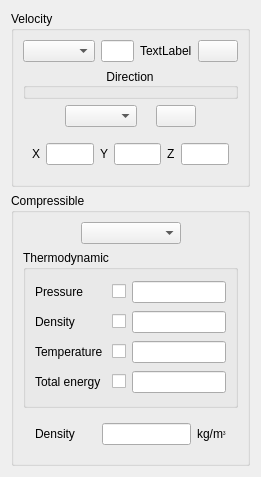
<?xml version="1.0" encoding="UTF-8"?>
<ui version="4.0">
 <class>BoundaryConditionsVelocityInletForm</class>
 <widget class="QWidget" name="BoundaryConditionsVelocityInletForm">
  <property name="geometry">
   <rect>
    <x>0</x>
    <y>0</y>
    <width>261</width>
    <height>471</height>
   </rect>
  </property>
  <property name="windowTitle">
   <string>Form</string>
  </property>
  <layout class="QGridLayout" name="gridLayout_4">
   <item row="0" column="0">
    <widget class="QGroupBox" name="groupBoxVelocity">
     <property name="title">
      <string>Velocity</string>
     </property>
     <layout class="QVBoxLayout" name="verticalLayout">
      <item>
       <layout class="QHBoxLayout" name="horizontalLayout_4">
        <item>
         <spacer>
          <property name="orientation">
           <enum>Qt::Horizontal</enum>
          </property>
          <property name="sizeHint" stdset="0">
           <size>
            <width>16</width>
            <height>20</height>
           </size>
          </property>
         </spacer>
        </item>
        <item>
         <layout class="QHBoxLayout" name="horizontalLayout_3">
          <item>
           <widget class="QComboBox" name="comboBoxVelocity"/>
          </item>
          <item>
           <widget class="QLineEdit" name="lineEditVelocity"/>
          </item>
          <item>
           <widget class="QLabel" name="labelUnitVelocity">
            <property name="text">
             <string>TextLabel</string>
            </property>
           </widget>
          </item>
          <item>
           <spacer name="horizontalSpacer">
            <property name="orientation">
             <enum>Qt::Horizontal</enum>
            </property>
            <property name="sizeHint" stdset="0">
             <size>
              <width>17</width>
              <height>20</height>
             </size>
            </property>
           </spacer>
          </item>
          <item>
           <widget class="QPushButton" name="pushButtonVelocityFormula">
            <property name="text">
             <string/>
            </property>
            <property name="icon">
             <iconset resource="resources_pages.qrc">
              <normaloff>:/new/prefix1/icons/22x22/edit-find-replace.png</normaloff>:/new/prefix1/icons/22x22/edit-find-replace.png</iconset>
            </property>
            <property name="iconSize">
             <size>
              <width>22</width>
              <height>22</height>
             </size>
            </property>
           </widget>
          </item>
         </layout>
        </item>
        <item>
         <spacer>
          <property name="orientation">
           <enum>Qt::Horizontal</enum>
          </property>
          <property name="sizeHint" stdset="0">
           <size>
            <width>20</width>
            <height>22</height>
           </size>
          </property>
         </spacer>
        </item>
       </layout>
      </item>
      <item>
       <widget class="QGroupBox" name="groupBox">
        <property name="title">
         <string>Direction</string>
        </property>
        <property name="alignment">
         <set>Qt::AlignCenter</set>
        </property>
        <property name="flat">
         <bool>true</bool>
        </property>
       </widget>
      </item>
      <item>
       <layout class="QHBoxLayout" name="horizontalLayout_2">
        <item>
         <spacer name="horizontalSpacer_2">
          <property name="orientation">
           <enum>Qt::Horizontal</enum>
          </property>
          <property name="sizeHint" stdset="0">
           <size>
            <width>40</width>
            <height>20</height>
           </size>
          </property>
         </spacer>
        </item>
        <item>
         <layout class="QHBoxLayout" name="horizontalLayout">
          <item>
           <widget class="QComboBox" name="comboBoxDirection"/>
          </item>
          <item>
           <spacer name="horizontalSpacer_3">
            <property name="orientation">
             <enum>Qt::Horizontal</enum>
            </property>
            <property name="sizeHint" stdset="0">
             <size>
              <width>13</width>
              <height>20</height>
             </size>
            </property>
           </spacer>
          </item>
          <item>
           <widget class="QPushButton" name="pushButtonDirectionFormula">
            <property name="text">
             <string/>
            </property>
            <property name="icon">
             <iconset resource="resources_pages.qrc">
              <normaloff>:/new/prefix1/icons/22x22/edit-find-replace.png</normaloff>:/new/prefix1/icons/22x22/edit-find-replace.png</iconset>
            </property>
            <property name="iconSize">
             <size>
              <width>22</width>
              <height>22</height>
             </size>
            </property>
           </widget>
          </item>
         </layout>
        </item>
        <item>
         <spacer name="horizontalSpacer_4">
          <property name="orientation">
           <enum>Qt::Horizontal</enum>
          </property>
          <property name="sizeHint" stdset="0">
           <size>
            <width>40</width>
            <height>20</height>
           </size>
          </property>
         </spacer>
        </item>
       </layout>
      </item>
      <item>
       <widget class="QFrame" name="frameDirectionCoordinates">
        <property name="minimumSize">
         <size>
          <width>16</width>
          <height>42</height>
         </size>
        </property>
        <property name="frameShape">
         <enum>QFrame::NoFrame</enum>
        </property>
        <property name="frameShadow">
         <enum>QFrame::Raised</enum>
        </property>
        <property name="lineWidth">
         <number>0</number>
        </property>
        <layout class="QHBoxLayout" name="_4">
         <item>
          <spacer>
           <property name="orientation">
            <enum>Qt::Horizontal</enum>
           </property>
           <property name="sizeHint" stdset="0">
            <size>
             <width>21</width>
             <height>20</height>
            </size>
           </property>
          </spacer>
         </item>
         <item>
          <layout class="QHBoxLayout" name="_5">
           <item>
            <widget class="QLabel" name="labelXVelocity">
             <property name="text">
              <string>X</string>
             </property>
            </widget>
           </item>
           <item>
            <widget class="QLineEdit" name="lineEditDirectionX">
             <property name="maximumSize">
              <size>
               <width>80</width>
               <height>16777215</height>
              </size>
             </property>
            </widget>
           </item>
           <item>
            <spacer>
             <property name="orientation">
              <enum>Qt::Horizontal</enum>
             </property>
             <property name="sizeHint" stdset="0">
              <size>
               <width>20</width>
               <height>20</height>
              </size>
             </property>
            </spacer>
           </item>
           <item>
            <widget class="QLabel" name="labelYVelocity">
             <property name="text">
              <string>Y</string>
             </property>
            </widget>
           </item>
           <item>
            <widget class="QLineEdit" name="lineEditDirectionY">
             <property name="maximumSize">
              <size>
               <width>80</width>
               <height>16777215</height>
              </size>
             </property>
            </widget>
           </item>
           <item>
            <spacer>
             <property name="orientation">
              <enum>Qt::Horizontal</enum>
             </property>
             <property name="sizeHint" stdset="0">
              <size>
               <width>16</width>
               <height>16</height>
              </size>
             </property>
            </spacer>
           </item>
           <item>
            <widget class="QLabel" name="labelZVelocity">
             <property name="text">
              <string>Z</string>
             </property>
            </widget>
           </item>
           <item>
            <widget class="QLineEdit" name="lineEditDirectionZ">
             <property name="maximumSize">
              <size>
               <width>80</width>
               <height>16777215</height>
              </size>
             </property>
            </widget>
           </item>
          </layout>
         </item>
         <item>
          <spacer>
           <property name="orientation">
            <enum>Qt::Horizontal</enum>
           </property>
           <property name="sizeHint" stdset="0">
            <size>
             <width>40</width>
             <height>20</height>
            </size>
           </property>
          </spacer>
         </item>
        </layout>
       </widget>
      </item>
     </layout>
    </widget>
   </item>
   <item row="1" column="0">
    <widget class="QGroupBox" name="groupBoxCompressible">
     <property name="title">
      <string>Compressible</string>
     </property>
     <layout class="QGridLayout" name="gridLayout_3">
      <item row="0" column="0">
       <layout class="QVBoxLayout" name="verticalLayout_2">
        <item>
         <layout class="QGridLayout" name="_2">
          <property name="margin">
           <number>0</number>
          </property>
          <property name="spacing">
           <number>6</number>
          </property>
          <item row="0" column="0">
           <spacer>
            <property name="orientation">
             <enum>Qt::Horizontal</enum>
            </property>
            <property name="sizeHint" stdset="0">
             <size>
              <width>40</width>
              <height>20</height>
             </size>
            </property>
           </spacer>
          </item>
          <item row="0" column="2">
           <spacer>
            <property name="orientation">
             <enum>Qt::Horizontal</enum>
            </property>
            <property name="sizeHint" stdset="0">
             <size>
              <width>40</width>
              <height>20</height>
             </size>
            </property>
           </spacer>
          </item>
          <item row="0" column="1">
           <widget class="QComboBox" name="comboBoxTypeInlet">
            <property name="minimumSize">
             <size>
              <width>100</width>
              <height>0</height>
             </size>
            </property>
           </widget>
          </item>
         </layout>
        </item>
        <item>
         <widget class="QGroupBox" name="groupBoxThermodynamic">
          <property name="title">
           <string>Thermodynamic</string>
          </property>
          <layout class="QGridLayout" name="gridLayout_2">
           <item row="0" column="0">
            <spacer name="spacer">
             <property name="orientation">
              <enum>Qt::Horizontal</enum>
             </property>
             <property name="sizeHint" stdset="0">
              <size>
               <width>0</width>
               <height>117</height>
              </size>
             </property>
            </spacer>
           </item>
           <item row="0" column="1">
            <layout class="QGridLayout" name="gridLayout">
             <item row="0" column="0">
              <widget class="QLabel" name="labelPressure">
               <property name="text">
                <string>Pressure</string>
               </property>
              </widget>
             </item>
             <item row="0" column="1">
              <spacer>
               <property name="orientation">
                <enum>Qt::Horizontal</enum>
               </property>
               <property name="sizeHint" stdset="0">
                <size>
                 <width>17</width>
                 <height>22</height>
                </size>
               </property>
              </spacer>
             </item>
             <item row="0" column="2">
              <widget class="QCheckBox" name="checkBoxPressure">
               <property name="text">
                <string/>
               </property>
              </widget>
             </item>
             <item row="0" column="3">
              <widget class="QLineEdit" name="lineEditPressure"/>
             </item>
             <item row="1" column="0">
              <widget class="QLabel" name="labelDensity">
               <property name="text">
                <string>Density</string>
               </property>
              </widget>
             </item>
             <item row="1" column="1">
              <spacer>
               <property name="orientation">
                <enum>Qt::Horizontal</enum>
               </property>
               <property name="sizeHint" stdset="0">
                <size>
                 <width>17</width>
                 <height>22</height>
                </size>
               </property>
              </spacer>
             </item>
             <item row="1" column="2">
              <widget class="QCheckBox" name="checkBoxDensity">
               <property name="text">
                <string/>
               </property>
              </widget>
             </item>
             <item row="1" column="3">
              <widget class="QLineEdit" name="lineEditDensity"/>
             </item>
             <item row="2" column="0">
              <widget class="QLabel" name="labelTemperature">
               <property name="text">
                <string>Temperature</string>
               </property>
              </widget>
             </item>
             <item row="2" column="1">
              <spacer>
               <property name="orientation">
                <enum>Qt::Horizontal</enum>
               </property>
               <property name="sizeHint" stdset="0">
                <size>
                 <width>17</width>
                 <height>22</height>
                </size>
               </property>
              </spacer>
             </item>
             <item row="2" column="2">
              <widget class="QCheckBox" name="checkBoxTemperature">
               <property name="text">
                <string/>
               </property>
              </widget>
             </item>
             <item row="2" column="3">
              <widget class="QLineEdit" name="lineEditTemperature"/>
             </item>
             <item row="3" column="0">
              <widget class="QLabel" name="labelEnergy">
               <property name="text">
                <string>Total energy</string>
               </property>
              </widget>
             </item>
             <item row="3" column="1">
              <spacer>
               <property name="orientation">
                <enum>Qt::Horizontal</enum>
               </property>
               <property name="sizeHint" stdset="0">
                <size>
                 <width>17</width>
                 <height>22</height>
                </size>
               </property>
              </spacer>
             </item>
             <item row="3" column="2">
              <widget class="QCheckBox" name="checkBoxEnergy">
               <property name="text">
                <string/>
               </property>
              </widget>
             </item>
             <item row="3" column="3">
              <widget class="QLineEdit" name="lineEditEnergy"/>
             </item>
            </layout>
           </item>
           <item row="0" column="2">
            <spacer>
             <property name="orientation">
              <enum>Qt::Horizontal</enum>
             </property>
             <property name="sizeHint" stdset="0">
              <size>
               <width>20</width>
               <height>117</height>
              </size>
             </property>
            </spacer>
           </item>
          </layout>
         </widget>
        </item>
        <item>
         <widget class="QFrame" name="frameDensity">
          <property name="frameShape">
           <enum>QFrame::NoFrame</enum>
          </property>
          <property name="frameShadow">
           <enum>QFrame::Raised</enum>
          </property>
          <layout class="QHBoxLayout" name="_6">
           <property name="spacing">
            <number>6</number>
           </property>
           <property name="margin">
            <number>9</number>
           </property>
           <item>
            <spacer>
             <property name="orientation">
              <enum>Qt::Horizontal</enum>
             </property>
             <property name="sizeHint" stdset="0">
              <size>
               <width>40</width>
               <height>20</height>
              </size>
             </property>
            </spacer>
           </item>
           <item>
            <layout class="QHBoxLayout" name="_7">
             <property name="spacing">
              <number>6</number>
             </property>
             <property name="margin">
              <number>0</number>
             </property>
             <item>
              <widget class="QLabel" name="labelDensity2">
               <property name="text">
                <string>Density</string>
               </property>
              </widget>
             </item>
             <item>
              <spacer>
               <property name="orientation">
                <enum>Qt::Horizontal</enum>
               </property>
               <property name="sizeHint" stdset="0">
                <size>
                 <width>40</width>
                 <height>20</height>
                </size>
               </property>
              </spacer>
             </item>
             <item>
              <widget class="QLineEdit" name="lineEditDensity2"/>
             </item>
             <item>
              <widget class="QLabel" name="labelUnitDensity">
               <property name="text">
                <string>&lt;!DOCTYPE HTML PUBLIC &quot;-//W3C//DTD HTML 4.0//EN&quot; &quot;http://www.w3.org/TR/REC-html40/strict.dtd&quot;&gt;
&lt;html&gt;&lt;head&gt;&lt;meta name=&quot;qrichtext&quot; content=&quot;1&quot; /&gt;&lt;style type=&quot;text/css&quot;&gt;
p, li { white-space: pre-wrap; }
&lt;/style&gt;&lt;/head&gt;&lt;body style=&quot; font-family:'DejaVu Sans'; font-size:9pt; font-weight:400; font-style:normal;&quot;&gt;
&lt;p style=&quot; margin-top:0px; margin-bottom:0px; margin-left:0px; margin-right:0px; -qt-block-indent:0; text-indent:0px;&quot;&gt;&lt;span style=&quot; font-family:'Sans Serif';&quot;&gt;kg/m&lt;/span&gt;&lt;span style=&quot; font-family:'Sans Serif'; font-size:6pt; vertical-align:super;&quot;&gt;3&lt;/span&gt;&lt;/p&gt;&lt;/body&gt;&lt;/html&gt;</string>
               </property>
              </widget>
             </item>
            </layout>
           </item>
           <item>
            <spacer>
             <property name="orientation">
              <enum>Qt::Horizontal</enum>
             </property>
             <property name="sizeHint" stdset="0">
              <size>
               <width>40</width>
               <height>20</height>
              </size>
             </property>
            </spacer>
           </item>
          </layout>
         </widget>
        </item>
       </layout>
      </item>
     </layout>
    </widget>
   </item>
   <item row="2" column="0">
    <spacer name="spacer_2">
     <property name="orientation">
      <enum>Qt::Vertical</enum>
     </property>
     <property name="sizeHint" stdset="0">
      <size>
       <width>20</width>
       <height>51</height>
      </size>
     </property>
    </spacer>
   </item>
  </layout>
 </widget>
 <resources>
  <include location="resources_pages.qrc"/>
 </resources>
 <connections/>
</ui>
